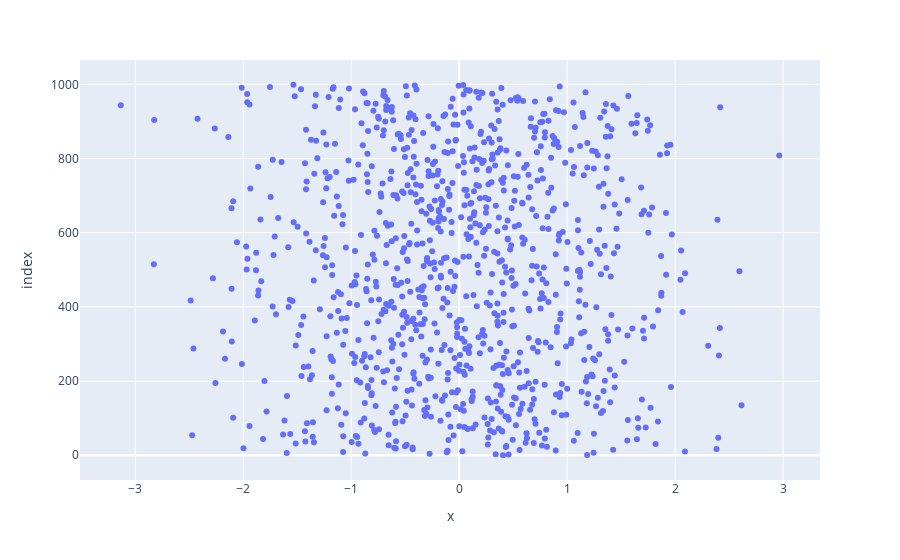

Source (notebook cell):
### Code cell
px.scatter(x,y)

### Figure 1 — Plotly figure (JSON) as saved in the notebook; plotly's stock layout.template omitted (floating-point values rounded to 4 significant figures; data arrays with more than 128 entries replaced by an {"elided": "..."} marker saying what was removed)
{"data": [{"hovertemplate": "x=%{x}<br>index=%{y}<extra></extra>", "legendgroup": "", "marker": {"color": "#636efa", "symbol": "circle"}, "mode": "markers", "name": "", "orientation": "h", "showlegend": false, "type": "scatter", "x": {"elided": "1000 float values"}, "xaxis": "x", "y": {"elided": "1000 int values"}, "yaxis": "y"}], "layout": {"legend": {"tracegroupgap": 0}, "margin": {"t": 60}, "xaxis": {"anchor": "y", "domain": [0, 1], "title": {"text": "x"}}, "yaxis": {"anchor": "x", "domain": [0, 1], "title": {"text": "index"}}}}
